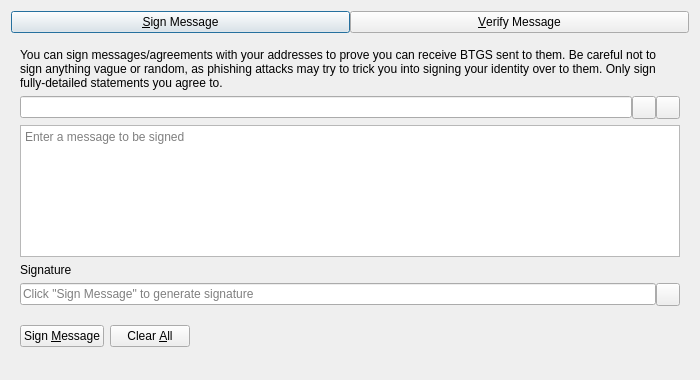
<?xml version="1.0" encoding="UTF-8"?>
<ui version="4.0">
 <class>SignVerifyMessageDialog</class>
 <widget class="QDialog" name="SignVerifyMessageDialog">
  <property name="geometry">
   <rect>
    <x>0</x>
    <y>0</y>
    <width>700</width>
    <height>380</height>
   </rect>
  </property>
  <property name="windowTitle">
   <string>Signatures - Sign / Verify a Message</string>
  </property>
  <property name="modal">
   <bool>true</bool>
  </property>
  <layout class="QVBoxLayout" name="verticalLayout">
   <item>
    <layout class="QHBoxLayout" name="horizontalLayout_Buttons_2">
     <property name="spacing">
      <number>0</number>
     </property>
     <property name="topMargin">
      <number>0</number>
     </property>
     <item>
      <widget class="QPushButton" name="btnSignMessage">
       <property name="text">
        <string>&amp;Sign Message</string>
       </property>
       <property name="checkable">
        <bool>true</bool>
       </property>
      </widget>
     </item>
     <item>
      <widget class="QPushButton" name="btnVerifyMessage">
       <property name="text">
        <string>&amp;Verify Message</string>
       </property>
       <property name="checkable">
        <bool>true</bool>
       </property>
      </widget>
     </item>
    </layout>
   </item>
   <item>
    <widget class="QStackedWidget" name="stackedWidgetSig">
     <property name="minimumSize">
      <size>
       <width>0</width>
       <height>0</height>
      </size>
     </property>
     <property name="currentIndex">
      <number>0</number>
     </property>
     <widget class="QWidget" name="pageSignMessage">
      <layout class="QVBoxLayout" name="verticalLayout_SM">
       <item>
        <widget class="QLabel" name="infoLabel_SM">
         <property name="text">
          <string>You can sign messages/agreements with your addresses to prove you can receive BTGS sent to them. Be careful not to sign anything vague or random, as phishing attacks may try to trick you into signing your identity over to them. Only sign fully-detailed statements you agree to.</string>
         </property>
         <property name="textFormat">
          <enum>Qt::PlainText</enum>
         </property>
         <property name="wordWrap">
          <bool>true</bool>
         </property>
        </widget>
       </item>
       <item>
        <layout class="QHBoxLayout" name="horizontalLayout_1_SM">
         <property name="spacing">
          <number>0</number>
         </property>
         <item>
          <widget class="QValidatedLineEdit" name="addressIn_SM">
           <property name="toolTip">
            <string>The BTGS address to sign the message with</string>
           </property>
          </widget>
         </item>
         <item>
          <widget class="QToolButton" name="addressBookButton_SM">
           <property name="toolTip">
            <string>Choose previously used address</string>
           </property>
           <property name="text">
            <string/>
           </property>
           <property name="shortcut">
            <string>Alt+A</string>
           </property>
          </widget>
         </item>
         <item>
          <widget class="QToolButton" name="pasteButton_SM">
           <property name="toolTip">
            <string>Paste address from clipboard</string>
           </property>
           <property name="text">
            <string/>
           </property>
           <property name="shortcut">
            <string>Alt+P</string>
           </property>
          </widget>
         </item>
        </layout>
       </item>
       <item>
        <widget class="QPlainTextEdit" name="messageIn_SM">
         <property name="toolTip">
          <string>Enter the message you want to sign here</string>
         </property>
         <property name="placeholderText">
          <string>Enter a message to be signed</string>
         </property>
        </widget>
       </item>
       <item>
        <widget class="QLabel" name="signatureLabel_SM">
         <property name="text">
          <string>Signature</string>
         </property>
         <property name="textFormat">
          <enum>Qt::PlainText</enum>
         </property>
        </widget>
       </item>
       <item>
        <layout class="QHBoxLayout" name="horizontalLayout_2_SM">
         <property name="spacing">
          <number>0</number>
         </property>
         <item>
          <widget class="QLineEdit" name="signatureOut_SM">
           <property name="placeholderText">
            <string>Click "Sign Message" to generate signature</string>
           </property>
           <property name="readOnly">
            <bool>true</bool>
           </property>
          </widget>
         </item>
         <item>
          <widget class="QToolButton" name="copySignatureButton_SM">
           <property name="toolTip">
            <string>Copy the current signature to the system clipboard</string>
           </property>
           <property name="text">
            <string/>
           </property>
          </widget>
         </item>
        </layout>
       </item>
       <item>
        <layout class="QHBoxLayout" name="horizontalLayout_3_SM">
         <item>
          <widget class="QPushButton" name="signMessageButton_SM">
           <property name="toolTip">
            <string>Sign the message to prove you own this BTGS address</string>
           </property>
           <property name="text">
            <string>Sign &amp;Message</string>
           </property>
           <property name="autoDefault">
            <bool>false</bool>
           </property>
          </widget>
         </item>
         <item>
          <widget class="QPushButton" name="clearButton_SM">
           <property name="toolTip">
            <string>Reset all sign message fields</string>
           </property>
           <property name="text">
            <string>Clear &amp;All</string>
           </property>
           <property name="autoDefault">
            <bool>false</bool>
           </property>
          </widget>
         </item>
         <item>
          <spacer name="horizontalSpacer_1_SM">
           <property name="orientation">
            <enum>Qt::Horizontal</enum>
           </property>
           <property name="sizeHint" stdset="0">
            <size>
             <width>40</width>
             <height>48</height>
            </size>
           </property>
          </spacer>
         </item>
         <item>
          <widget class="QLabel" name="statusLabel_SM">
           <property name="text">
            <string/>
           </property>
           <property name="wordWrap">
            <bool>true</bool>
           </property>
          </widget>
         </item>
         <item>
          <spacer name="horizontalSpacer_2_SM">
           <property name="orientation">
            <enum>Qt::Horizontal</enum>
           </property>
           <property name="sizeHint" stdset="0">
            <size>
             <width>40</width>
             <height>48</height>
            </size>
           </property>
          </spacer>
         </item>
        </layout>
       </item>
      </layout>
     </widget>
     <widget class="QWidget" name="pageVerifyMessage">
      <layout class="QVBoxLayout" name="verticalLayout_VM">
       <item>
        <widget class="QLabel" name="infoLabel_VM">
         <property name="text">
          <string>Enter the receiver's address, message (ensure you copy line breaks, spaces, tabs, etc. exactly) and signature below to verify the message. Be careful not to read more into the signature than what is in the signed message itself, to avoid being tricked by a man-in-the-middle attack. Note that this only proves the signing party receives with the address, it cannot prove sendership of any transaction!</string>
         </property>
         <property name="textFormat">
          <enum>Qt::PlainText</enum>
         </property>
         <property name="alignment">
          <set>Qt::AlignLeading|Qt::AlignLeft|Qt::AlignTop</set>
         </property>
         <property name="wordWrap">
          <bool>true</bool>
         </property>
        </widget>
       </item>
       <item>
        <layout class="QHBoxLayout" name="horizontalLayout_1_VM">
         <property name="spacing">
          <number>0</number>
         </property>
         <item>
          <widget class="QValidatedLineEdit" name="addressIn_VM">
           <property name="toolTip">
            <string>The BTGS address the message was signed with</string>
           </property>
          </widget>
         </item>
         <item>
          <widget class="QToolButton" name="addressBookButton_VM">
           <property name="toolTip">
            <string>Choose previously used address</string>
           </property>
           <property name="text">
            <string/>
           </property>
           <property name="shortcut">
            <string>Alt+A</string>
           </property>
          </widget>
         </item>
        </layout>
       </item>
       <item>
        <widget class="QPlainTextEdit" name="messageIn_VM">
          <property name="toolTip">
            <string>The signed message to verify</string>
          </property>
          <property name="placeholderText">
            <string>Enter a message to be verified</string>
          </property>
        </widget>
       </item>
       <item>
        <widget class="QValidatedLineEdit" name="signatureIn_VM">
          <property name="toolTip">
            <string>The signature given when the message was signed</string>
          </property>
          <property name="placeholderText">
            <string>Enter a signature for the message to be verified</string>
          </property>
        </widget>
       </item>
       <item>
        <layout class="QHBoxLayout" name="horizontalLayout_2_VM">
         <item>
          <widget class="QPushButton" name="verifyMessageButton_VM">
           <property name="toolTip">
            <string>Verify the message to ensure it was signed with the specified BTGS address</string>
           </property>
           <property name="text">
            <string>Verify &amp;Message</string>
           </property>
           <property name="autoDefault">
            <bool>false</bool>
           </property>
          </widget>
         </item>
         <item>
          <widget class="QPushButton" name="clearButton_VM">
           <property name="toolTip">
            <string>Reset all verify message fields</string>
           </property>
           <property name="text">
            <string>Clear &amp;All</string>
           </property>
           <property name="autoDefault">
            <bool>false</bool>
           </property>
          </widget>
         </item>
         <item>
          <spacer name="horizontalSpacer_1_VM">
           <property name="orientation">
            <enum>Qt::Horizontal</enum>
           </property>
           <property name="sizeHint" stdset="0">
            <size>
             <width>40</width>
             <height>48</height>
            </size>
           </property>
          </spacer>
         </item>
         <item>
          <widget class="QLabel" name="statusLabel_VM">
           <property name="text">
            <string/>
           </property>
           <property name="wordWrap">
            <bool>true</bool>
           </property>
          </widget>
         </item>
         <item>
          <spacer name="horizontalSpacer_2_VM">
           <property name="orientation">
            <enum>Qt::Horizontal</enum>
           </property>
           <property name="sizeHint" stdset="0">
            <size>
             <width>40</width>
             <height>48</height>
            </size>
           </property>
          </spacer>
         </item>
        </layout>
       </item>
      </layout>
     </widget>
    </widget>
   </item>
  </layout>
 </widget>
 <customwidgets>
  <customwidget>
   <class>QValidatedLineEdit</class>
   <extends>QLineEdit</extends>
   <header>qt/qvalidatedlineedit.h</header>
  </customwidget>
 </customwidgets>
 <resources>
  <include location="../dash.qrc"/>
 </resources>
 <connections/>
</ui>
